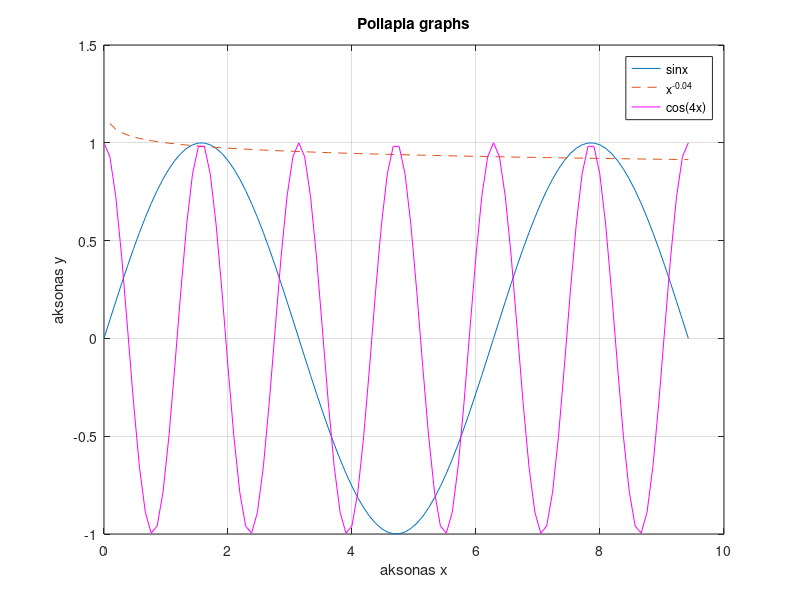

Write the MATLAB code that produced this figure.
x=linspace(0, 3.*pi, 100);
y1=sin(x);
y2=x.^(-0.04);
y3=cos(4.*x);
plot(x,y1,x,y2,'--',x,y3,'m');
grid on
legend('sinx','x^{-0.04}', 'cos(4x)');
xlabel('aksonas x');
ylabel('aksonas y');
title ('Pollapla graphs');